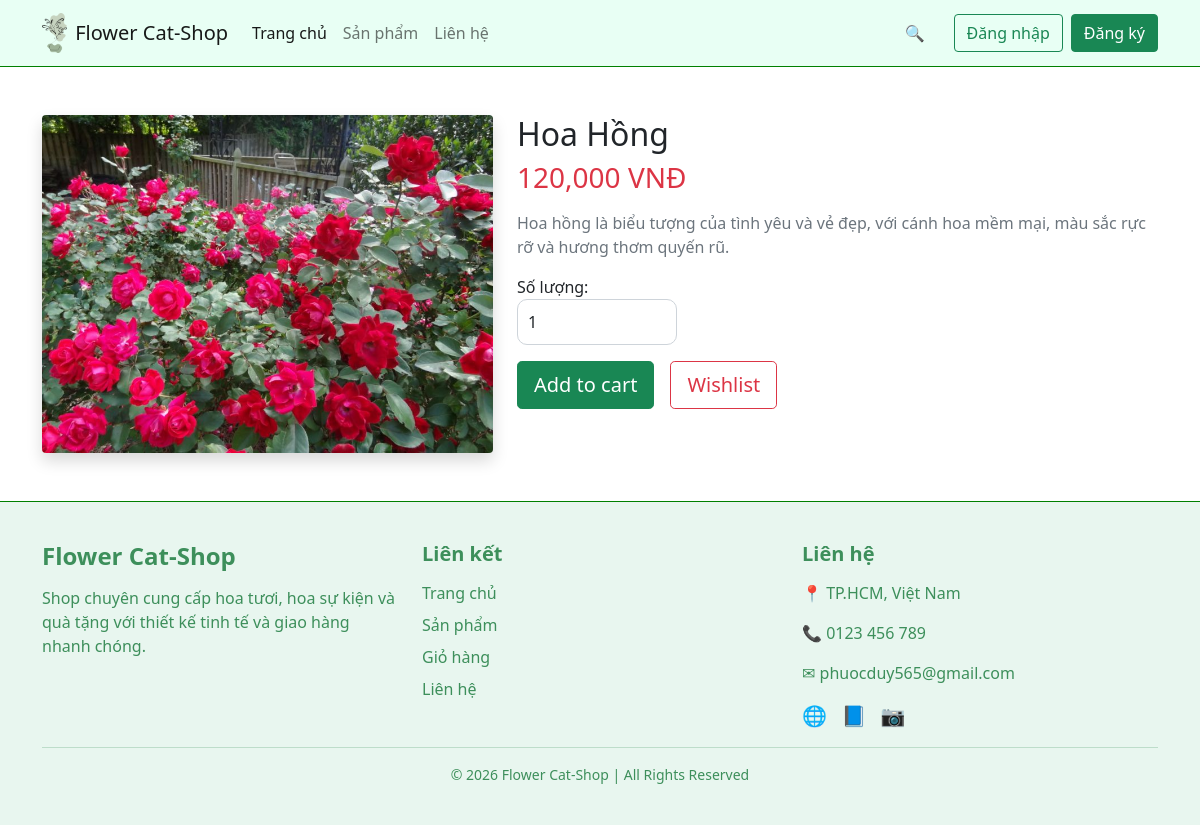
The page /flower_shop_MVC/index.php?action=detail&id=1 on the database its author committed.
### tables this page shows
CREATE TABLE `products` (
  `id_product` int(11) NOT NULL,
  `name_product` varchar(128) NOT NULL,
  `description_product` text NOT NULL,
  `price_product` int(11) NOT NULL,
  `image` text NOT NULL,
  `id_category` int(11) NOT NULL
);

### flower_shop_MVC/controllers/C_Product.php (called while the page is built, shortened)
<?php
require_once "model/M_Product.php";
class C_Product
{
    public function detail()
    {
        $id = $_GET['id'];
        $model = new M_Product();
        $product = $model->getProductById($id);
        include "views/product_detail.php";
    }
}

### flower_shop_MVC/config/database.php (called while the page is built, shortened)
<?php
    class Database
    {
        private $host = "localhost";
        private $user = "root";
        private $pass = "";
        private $dbname = "flower_shop";
        private $conn;
        public function __construct(){
            $this->conn = new mysqli($this->host, $this->user, $this->pass,
            $this->dbname);
            $this->conn->set_charset("utf8mb4");
        }
        public function select($sql, $types = "", $params = []){
            $stmt = $this->conn->prepare($sql);
            if ($types != "") {
                $stmt->bind_param($types, ...$params);
            }
            $stmt->execute();
            $result = $stmt->get_result();
            $data = $result ? $result->fetch_all(MYSQLI_ASSOC) : [];
            return $data;
        }
    }
?>

### flower_shop_MVC/model/M_Product.php (called while the page is built, shortened)
<?php
require_once "config/database.php";
class M_Product {
    private $db;
    public function __construct(){
        $this->db = new Database();
    }
    public function getProductById($id){
        $sql = "SELECT * FROM products WHERE id_product = ?";
        $result = $this->db->select($sql,"i",[$id]);
        return $result[0] ?? null;
    }
}

### flower_shop_MVC/views/product_detail.php (the view)
<?php require "views/layout/header.php"; ?>
<body>
    <div class="container mt-5">
    <div class="row">
        <div class="col-md-5">
            <div class="product-img">
                <img src="assets/images/<?php echo $product['image']; ?>"
                     class="img-fluid rounded shadow">
            </div>
        </div>
        <div class="col-md-7">
            <h2 class="product-title">
                <?php echo $product['name_product']; ?>
            </h2>
            <h3 class="text-danger mb-3">
                <?php echo number_format($product['price_product']); ?> VNĐ
            </h3>
            <p class="text-muted">
                <?php echo $product['description_product']; ?>
            </p>
            <div class="mb-3">
                <label>Số lượng:</label>
                <input type="number" value="1" min="1" class="form-control w-25">
            </div>
            <div class="d-flex gap-3">
                <button class="btn btn-success btn-lg">
                    Add to cart
                </button>
                <button class="btn btn-outline-danger btn-lg">
                    Wishlist
                </button>
            </div>
        </div>
    </div>
</div>
</body>
<?php require "views/layout/footer.php"; ?>

### flower_shop_MVC/assets/css/style.css (style rules this page uses)
body { margin: 0; padding: 0; font-family: 'Segoe UI', sans-serif; }
.form-control { border-radius: 10px; padding: 10px; }

### rows shown on the page
products: image (picture), name_product "Hoa Hồng", price_product "120,000", description_product "Hoa hồng là biểu tượng của tình yêu và vẻ đẹp, với cánh hoa mềm mại, màu sắc rực rỡ và hương thơm quyến rũ."
